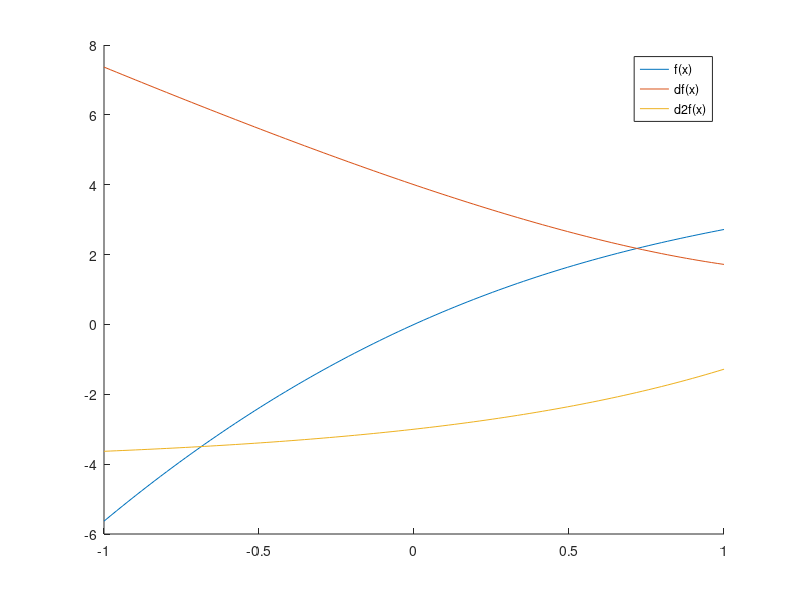
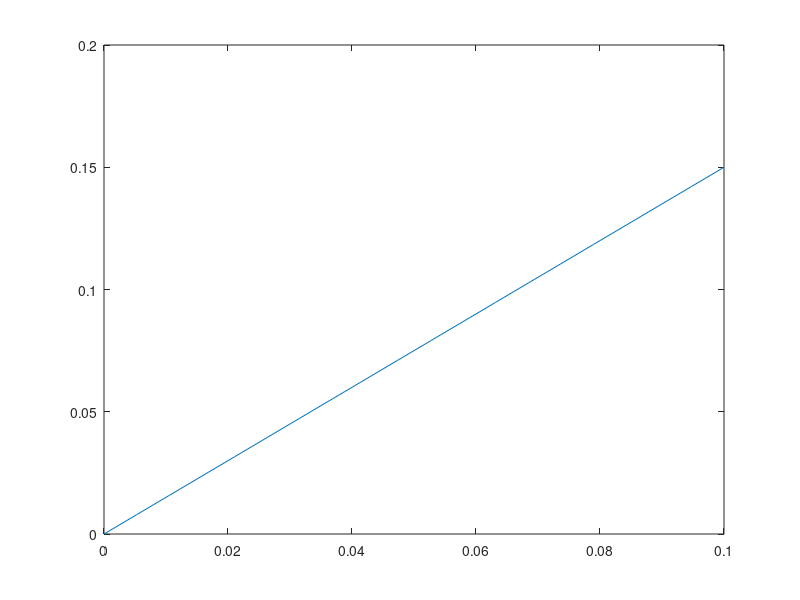

Here is the MATLAB script that generated these plots, in order:
% Ejercicio 1
close all;clear;clc;
format long;

% Definiciones -----------------------------------------------------------------
f  = @(x) (exp(x)-2*x.^2+3*x-1);
df = @(x) (exp(x)-4*x+3);
df2= @(x) (exp(x)-4); 


dev2Puntos = @(f,x,h) (f(x+h)-f(x))/h;
dev3Puntos = @(f,x,h) (1/(2*h))*(f(x+h)-f(x-h)); % fomula del punto medio
dev3PuntosE = @(f,x,h) (1/(2*h))*(-3*f(x)+4*f(x+h)-f(x+2*h)); % fomula del extremo de tres puntos
errTrunc = @(d2fdx2,h,x) ((abs(h)/2).*abs(d2fdx2(x)));

figure
hold on
x = linspace(-1,1,100);
plot(x,f(x))
plot(x,df(x))
plot(x,df2(x))
legend({'f(x)','df(x)','d2f(x)'})
hold off

% Error de error ---------------------------------------------------------------
% Inciso A
h = linspace(1e-11,1e-1,20);
x0 = 0;
devf2 = zeros(1,length(h));
devf3 = zeros(1,length(h));
devf3e = zeros(1,length(h));
eRedondeo = zeros(1,length(h));

% disp('derivadas')
for i = 1:length(h)

  devf2(i) = dev2Puntos(f,x0,h(i));
  devf3(i) = dev3Puntos(f,x0,h(i));
  devf3e(i) = dev3PuntosE(f,x0,h(i));
  eRedondeo(i) = errTrunc(df2,h(i),x0);

end

realDev = df(x0)
disp(abs(realDev-devf2)')

figure
plot(h,eRedondeo);